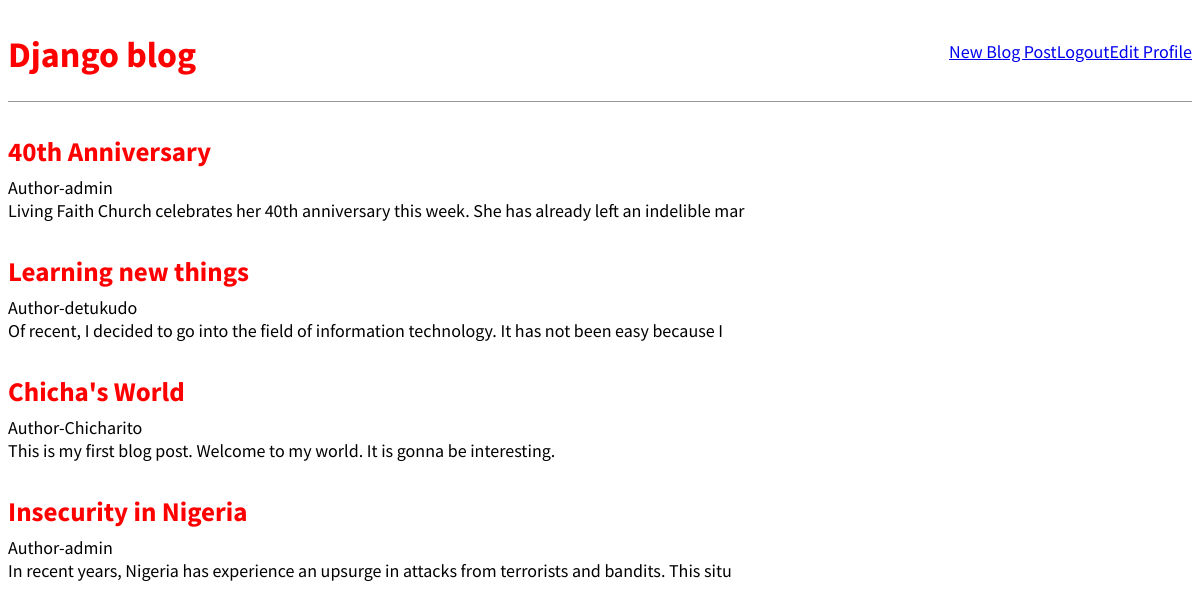
The app's page / (signed in) with its own data.
### blog_app/models.py (models this page shows, shortened)
class Post(models.Model):
    title = models.CharField(max_length=200)
    author = models.ForeignKey('auth.User', on_delete=models.CASCADE)
    body = models.TextField()

### blog_app/views.py (the view)
# urls.py: path('', BlogListView.as_view(), name='home'),
class BlogListView(ListView):
    model = Post
    template_name = 'home.html'

### blog_app/templates/home.html
{% extends 'base.html' %}
{% block content %}
    {% for post in object_list %}
    <div class='post-entry'>
        <h2><a href="{% url 'post_detail' post.pk %}">{{ post.title }}</a></h2>
        <p>Author-{{ post.author }}</p>
        <p>{{ post.body|slice:"100" }}</p>
    </div>
    {% endfor %}
{% endblock %}

### blog_app/static/base.css (style rules this page uses)
body { font-family: 'Source Sans Pro', sans; font-size: 18px; }
.post-entry { margin-bottom: 2rem; }
.post-entry h2 { margin: 0.5rem 0; }
.post-entry h2 a, .post-entry h2 a:visited { color: blue; text-decoration: none; }
.post-entry p { margin: 0; font-weight: 400; }
.post-entry h2 a { color: red; }

### records on screen
Post: title "40th Anniversary", author "admin", body "Living Faith Church celebrates her 40th anniversary this week. She has already left an indelible mar"
Post: title "Learning new things", author "detukudo", body "Of recent, I decided to go into the field of information technology. It has not been easy because I"
Post: title "Chicha's World", author "Chicharito", body "This is my first blog post. Welcome to my world. It is gonna be interesting."
Post: title "Insecurity in Nigeria", author "admin", body "In recent years, Nigeria has experience an upsurge in attacks from terrorists and bandits. This situ"
